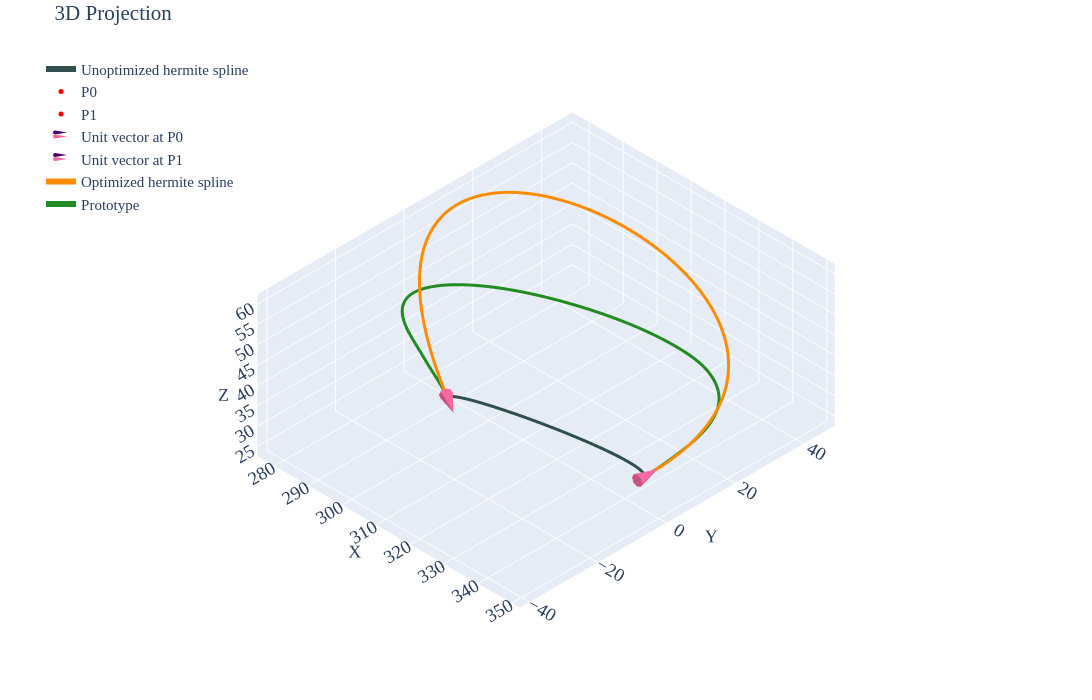

Write notebook code for a chart like this one.
### Markdown cell above
## Case 01

### Code cell
import utils
from scipy.optimize import minimize
import pandas as pd
import numpy as np

df=pd.read_csv('../data/2810/p1-case1.csv')
prt=df.iloc[10:,2:].reset_index(drop=True)

p0=df.iloc[5,2:].values.astype(float)    # Point0
p1=df.iloc[6,2:].values.astype(float)    # Point1
u0=df.iloc[8,2:].values.astype(float)    # Unit Vector @ Point0
u1=df.iloc[9,2:].values.astype(float)    # Unit Vector @ Point1
m0=df.iloc[2,1]                          # Magnitude for Vector1
m1=df.iloc[3,1]                          # Magnitude for Vector2
u0_init=u0*m0
u1_init=u1*m1
spl=utils.hermite(p0,p1,u0_init,u1_init,num_points=51)

tgt=utils.length(prt.values)             # Target spline length

def obj_fn(mag,prt_pts,p0,p1,u0,u1,n_points=100):
    m0=mag[0]
    m1=mag[1]    
    u0_scld=m0*u0
    u1_scld=m1*u1
    spl=utils.hermite(p0,p1,u0_scld,u1_scld,num_points=n_points)
    dist_err=abs(np.sum((spl-prt_pts)**2))
    return dist_err

def len_up(mag,prt_pts,p0,p1,u0,u1,n_points=100):
    return 2-(utils.length(utils.hermite(p0,p1,mag[0]*u0,mag[1]*u1,num_points=n_points))-utils.length(prt_pts))

def len_lo(mag,prt_pts,p0,p1,u0,u1,n_points=100):
    return 2+(utils.length(utils.hermite(p0,p1,mag[0]*u0,mag[1]*u1,num_points=n_points))-utils.length(prt_pts))

def len_eq(mag,prt_pts,p0,p1,u0,u1,n_points=100):
    return (utils.length(utils.hermite(p0,p1,mag[0]*u0,mag[1]*u1,num_points=n_points))-utils.length(prt_pts))

constraints=[
    {'type':'eq','fun':len_eq,'args':(prt.values,p0,p1,u0,u1)},
    # {'type':'ineq','fun':len_up,'args':(prt.values,p0,p1,u0,u1)},
    # {'type':'ineq','fun':len_lo,'args':(prt.values,p0,p1,u0,u1)}
]

sol=minimize(obj_fn,[1,1],args=(prt.values,p0,p1,u0,u1),method='SLSQP',constraints=constraints)
u0_final=sol.x[0]*u0
u1_final=sol.x[1]*u1
spl=utils.hermite(p0,p1,u0_init,u1_init,num_points=100)
spl_tgt=utils.hermite(p0,p1,u0_final,u1_final,num_points=100)

pd.DataFrame(spl_tgt, columns=['X','Y','Z']).to_csv('../data/2810/p1-case1-opt.csv',index=False)

print(f'Length of the Prototype Spline: {utils.length(prt.values):.5f}')
print(f'Given target spline length: {tgt:.5f}')
print(f'Length of the Hermite Spline: {utils.length(spl.astype(float)):.5f}')
print(f'Achieved Length of the Hermite Spline: {utils.length(spl_tgt.astype(float)):.5f}')
print(f'\nMaximum Distance Deviation: {max(np.linalg.norm(spl_tgt-spl,axis=1)):.4f}')
print(f'Total Distance Deviation: {sum(np.linalg.norm(spl_tgt-spl,axis=1)):.4f}')
print(f'\nComputed Magnitude (M0, M1): {sol.x[0]:.4f}, {sol.x[1]:.4f}')

utils.plotter(spl,p0,p1,u0_init,u1_init,tgt=spl_tgt,prt=prt.values,cne=6,intr='d',tgt_label='Optimized hermite spline')
